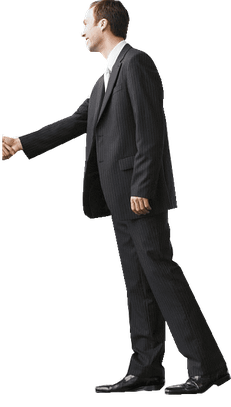
#> input picture S14/Foreground/10.png, 231 x 407 px, shrunk from 391 x 691 before the run; its folder holds 4 pictures in this run
$ python Flip_Images.py
#> lines starting #> are read from the running program, lines starting #| are printed output that depends on the picture
import glob
from PIL import Image
fpath = "./Foreground/*.*"
for file in glob.glob(fpath):
    fimg = Image.open(file)
#> fimg is the input picture: PIL image 231x407 RGBA; mean R, G, B, A 19.2, 18.3, 18.1, 79.2
    fimg = fimg.transpose(Image.FLIP_LEFT_RIGHT)
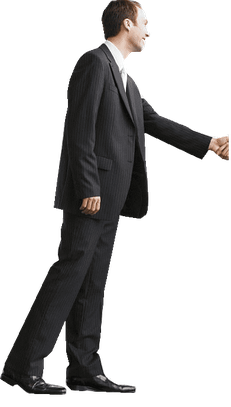
#> fimg: PIL image 231x407 RGBA; mean R, G, B, A 19.2, 18.3, 18.1, 79.2; transparent parts drawn white
    fimg.save(file)
#> pass 2 of the loop `for file in glob.glob(fpath):`:
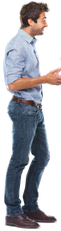
#> input picture S14/Foreground/101.png, 61 x 231 px, shrunk from 104 x 391 before the run
#> fimg is the input picture: PIL image 61x231 RGBA; mean R, G, B, A 75.1, 75.3, 81.3, 140.3
#> `fimg = fimg.transpose(Image.FLIP_LEFT_RIGHT)`:
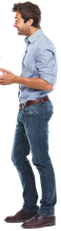
#> fimg: PIL image 61x231 RGBA; mean R, G, B, A 75.1, 75.3, 81.3, 140.3; transparent parts drawn white
#> pass 3 of the loop `for file in glob.glob(fpath):`:
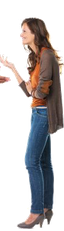
#> input picture S14/Foreground/102.png, 64 x 231 px, shrunk from 108 x 392 before the run
#> fimg is the input picture: PIL image 64x231 RGBA; mean R, G, B, A 59, 54.6, 54.9, 107.6
#> `fimg = fimg.transpose(Image.FLIP_LEFT_RIGHT)`:
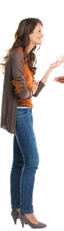
#> fimg: PIL image 64x231 RGBA; mean R, G, B, A 59, 54.6, 54.9, 107.6; transparent parts drawn white
#> the loop made 4 passes; the first 3 are shown
